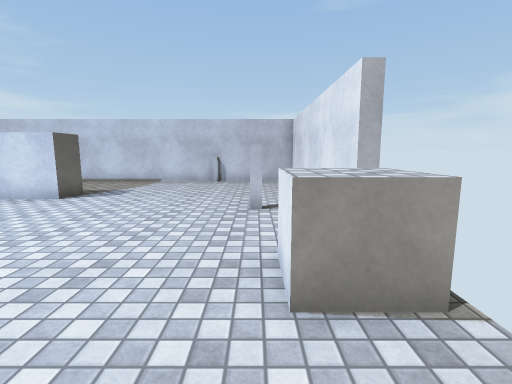
[1] (above)

12 first-person views from a walk through a Unity game level. The camera is 1.4 m above the floor, tilts 8° down and sees 85° across. Doors are open. The floor is counted in squares, 1 m on a side. Each view is taken from the middle of a square. On the plan, view 1 faces up. The plan holds only what a view shows up to about 14 squares ahead; the rest is blank. The player character is not drawn. Some animated figures are not drawn. Surface patterns are stand-ins for the level's own textures.

[2]
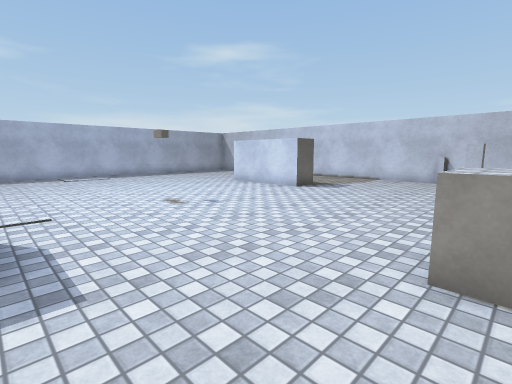

[3]
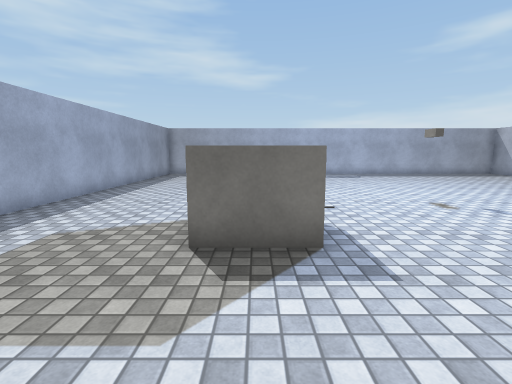

[4]
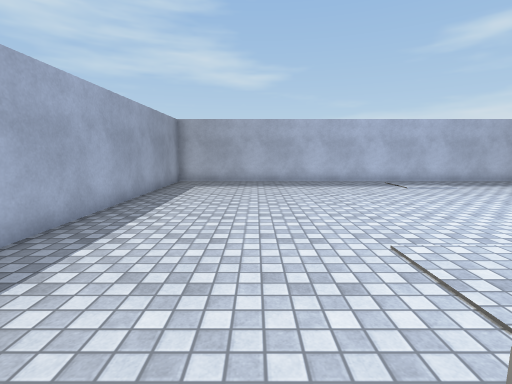

[5]
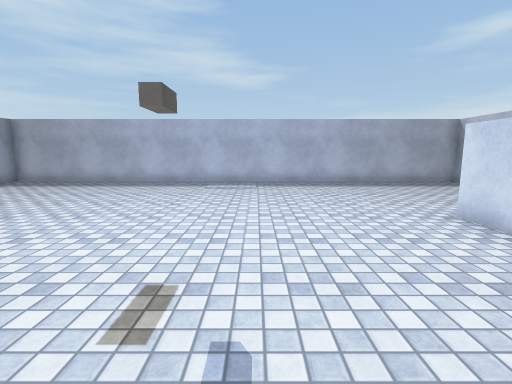

[6]
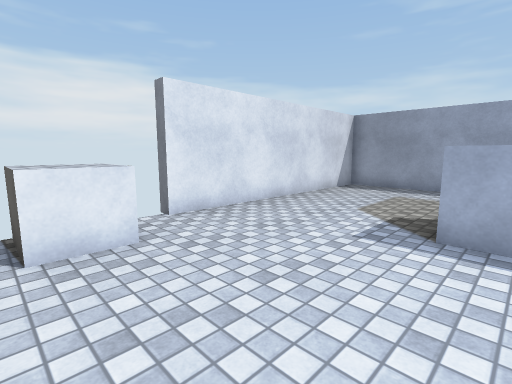

[7]
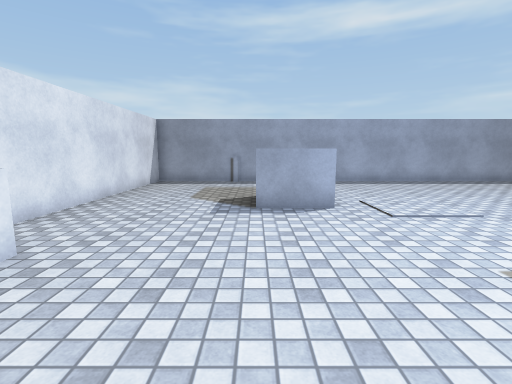

[8]
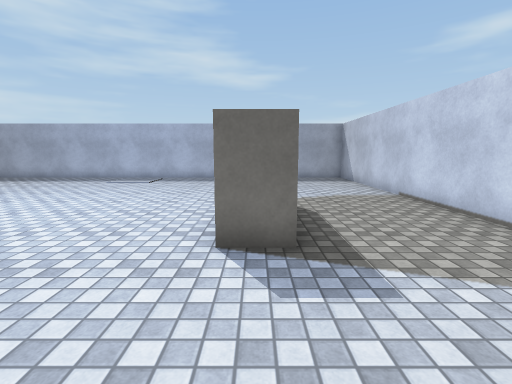

[9]
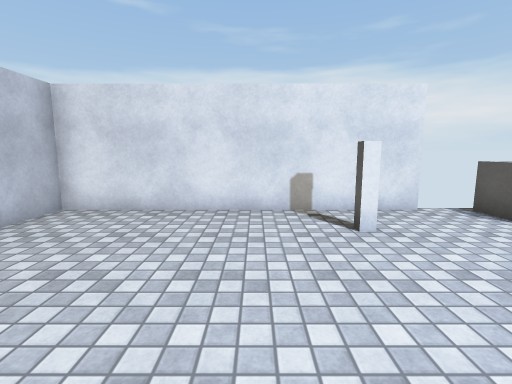

[10]
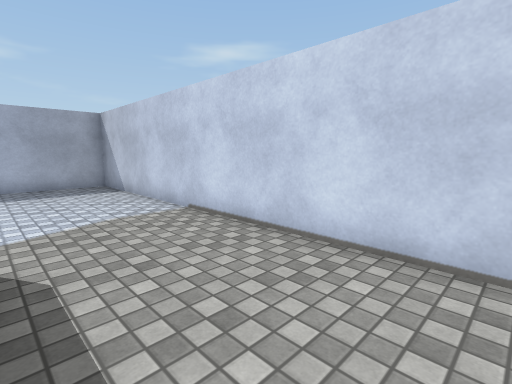

[11]
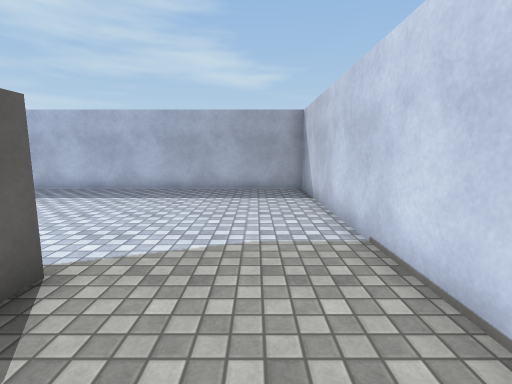

[12]
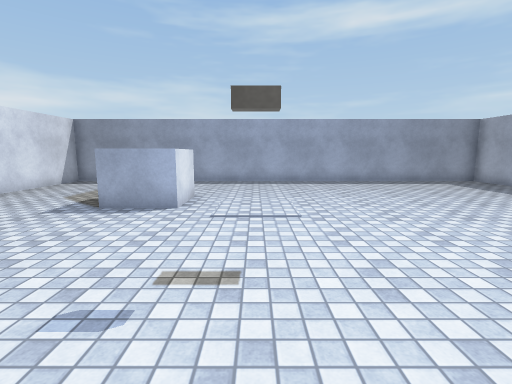

### Floor plan
Points are (right, up) in squares from view 1. A wall is a line through its corners. A room is listed if a view was taken in it or the views show most of it. See-through windows are left out.
Room 1 (views 1, 2, 3, 4, 5, 6, 7, 8, 9, 10, 11, 12)
walls: (-5, -3) (-5, -1) (-3, -1) (-3, -3); (-10, 9.6) (-9.5, 9.6); (-6, 9.6) (-6, 8.4) (-10, 8.4); (0.2, 6.9) (-0.2, 6.9) (-0.2, 7.1) (0.2, 7.1); (2.2, 5) (1.8, 5) (1.8, 13.8) (-17.8, 13.8) (-17.8, -7.8) (1.8, -7.8) (1.8, 1) (2.2, 1)
ways out: open door at (2, 1); open door at (2, 5)
objects: other object (0, 2) to (2, 4)

Where each view was taken, in squares from view 1:
view 1: 0 up, 0 right, facing up
view 2: 1 down, 1 right, facing up-left
view 3: 2 down, 1 right, facing left
view 4: 4 down, 4 left, facing left
view 5: 4 up, 4 left, facing left
view 6: 4 up, 4 left, facing down-right
view 7: 6 up, 3 left, facing down
view 8: 9 up, 2 left, facing left
view 9: 9 up, 5 left, facing right
view 10: 10 up, 5 left, facing up-left
view 11: 12 up, 7 left, facing left
view 12: 6 up, 7 left, facing down
